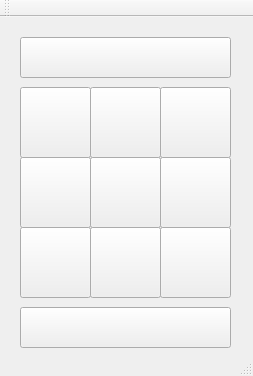
<?xml version="1.0" encoding="UTF-8"?>
<ui version="4.0">
 <class>MainWindow</class>
 <widget class="QMainWindow" name="MainWindow">
  <property name="geometry">
   <rect>
    <x>0</x>
    <y>0</y>
    <width>253</width>
    <height>376</height>
   </rect>
  </property>
  <property name="windowTitle">
   <string>MainWindow</string>
  </property>
  <widget class="QWidget" name="centralWidget">
   <widget class="QPushButton" name="pushButton">
    <property name="geometry">
     <rect>
      <x>20</x>
      <y>70</y>
      <width>71</width>
      <height>71</height>
     </rect>
    </property>
    <property name="text">
     <string/>
    </property>
   </widget>
   <widget class="QPushButton" name="pushButton_2">
    <property name="geometry">
     <rect>
      <x>90</x>
      <y>70</y>
      <width>71</width>
      <height>71</height>
     </rect>
    </property>
    <property name="text">
     <string/>
    </property>
   </widget>
   <widget class="QPushButton" name="pushButton_3">
    <property name="geometry">
     <rect>
      <x>160</x>
      <y>70</y>
      <width>71</width>
      <height>71</height>
     </rect>
    </property>
    <property name="text">
     <string/>
    </property>
   </widget>
   <widget class="QPushButton" name="pushButton_4">
    <property name="geometry">
     <rect>
      <x>20</x>
      <y>140</y>
      <width>71</width>
      <height>71</height>
     </rect>
    </property>
    <property name="text">
     <string/>
    </property>
   </widget>
   <widget class="QPushButton" name="pushButton_5">
    <property name="geometry">
     <rect>
      <x>90</x>
      <y>140</y>
      <width>71</width>
      <height>71</height>
     </rect>
    </property>
    <property name="text">
     <string/>
    </property>
   </widget>
   <widget class="QPushButton" name="pushButton_6">
    <property name="geometry">
     <rect>
      <x>160</x>
      <y>140</y>
      <width>71</width>
      <height>71</height>
     </rect>
    </property>
    <property name="text">
     <string/>
    </property>
   </widget>
   <widget class="QPushButton" name="pushButton_7">
    <property name="geometry">
     <rect>
      <x>20</x>
      <y>210</y>
      <width>71</width>
      <height>71</height>
     </rect>
    </property>
    <property name="text">
     <string/>
    </property>
   </widget>
   <widget class="QPushButton" name="pushButton_8">
    <property name="geometry">
     <rect>
      <x>90</x>
      <y>210</y>
      <width>71</width>
      <height>71</height>
     </rect>
    </property>
    <property name="text">
     <string/>
    </property>
   </widget>
   <widget class="QPushButton" name="pushButton_9">
    <property name="geometry">
     <rect>
      <x>160</x>
      <y>210</y>
      <width>71</width>
      <height>71</height>
     </rect>
    </property>
    <property name="text">
     <string/>
    </property>
   </widget>
   <widget class="QPushButton" name="pushButton_10">
    <property name="geometry">
     <rect>
      <x>20</x>
      <y>290</y>
      <width>211</width>
      <height>41</height>
     </rect>
    </property>
    <property name="text">
     <string/>
    </property>
   </widget>
   <widget class="QPushButton" name="pushButton_11">
    <property name="geometry">
     <rect>
      <x>20</x>
      <y>20</y>
      <width>211</width>
      <height>41</height>
     </rect>
    </property>
    <property name="text">
     <string> </string>
    </property>
   </widget>
  </widget>
  <widget class="QToolBar" name="mainToolBar">
   <attribute name="toolBarArea">
    <enum>TopToolBarArea</enum>
   </attribute>
   <attribute name="toolBarBreak">
    <bool>false</bool>
   </attribute>
  </widget>
  <widget class="QStatusBar" name="statusBar"/>
 </widget>
 <layoutdefault spacing="6" margin="11"/>
 <resources/>
 <connections/>
</ui>
